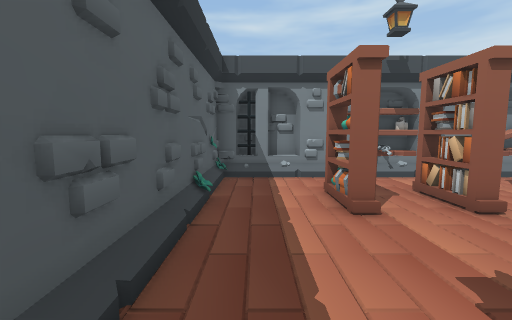
[1] (above)

16 first-person views from a walk through a scene from a Unity 3-D project. The camera is 1.5 m above the floor, tilts 6° down and sees 90° across. The floor is counted in squares, 1 m on a side. Each view is taken from the middle of a square. On the plan, view 1 faces up. The plan holds only what a view shows up to about 13 squares ahead; the rest is blank. The place goes on beyond the plan. The player is left out. Some animated figures are not drawn. Some surface patterns are stand-ins.

[2]
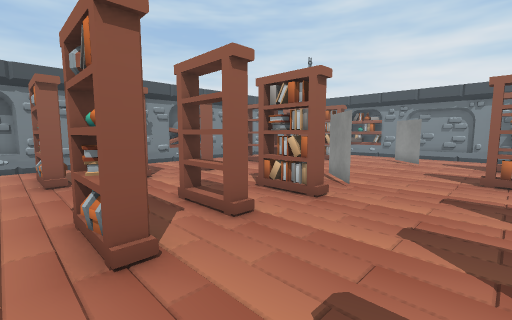

[3]
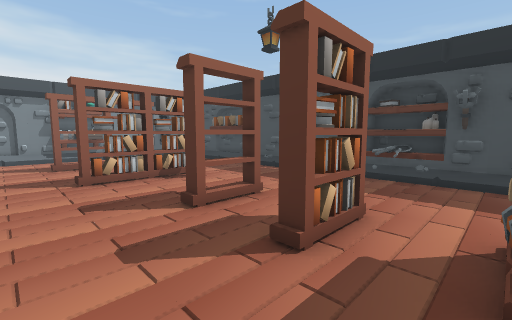

[4]
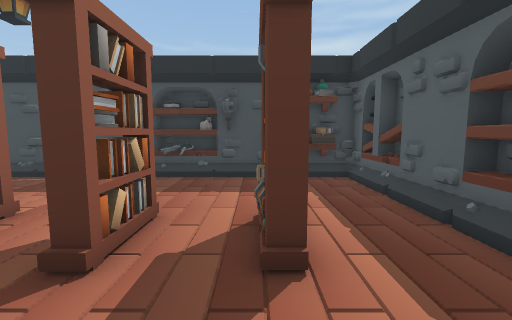

[5]
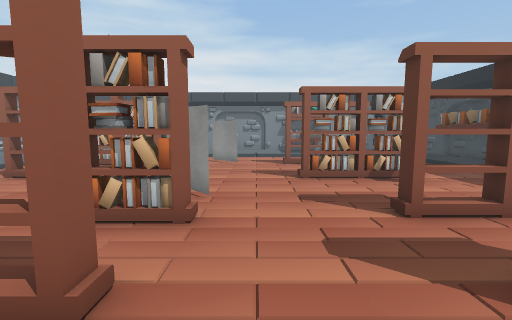

[6]
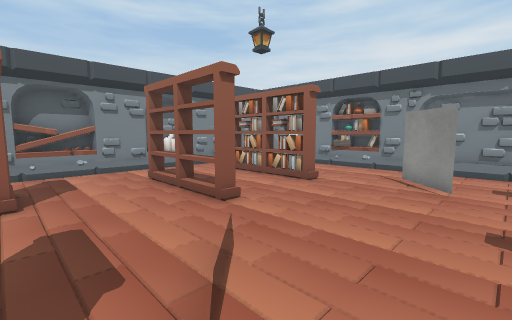

[7]
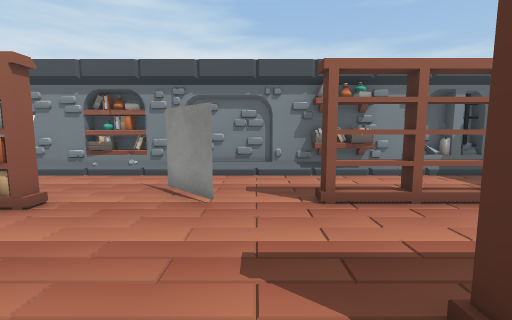

[8]
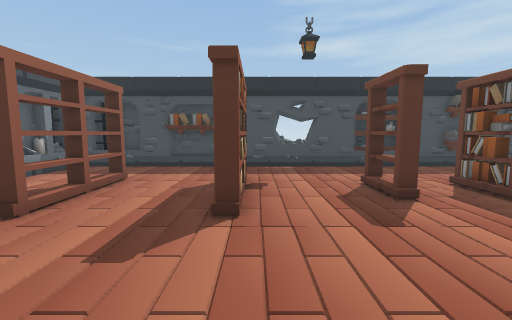

[9]
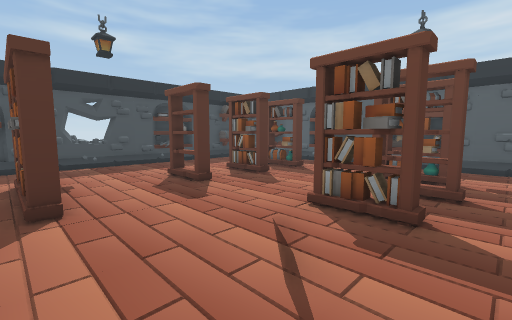

[10]
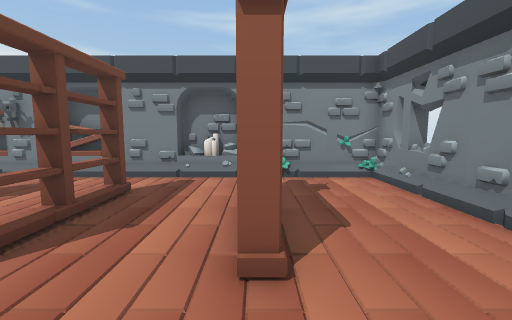

[11]
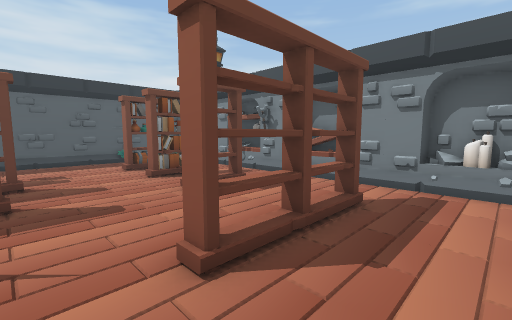

[12]
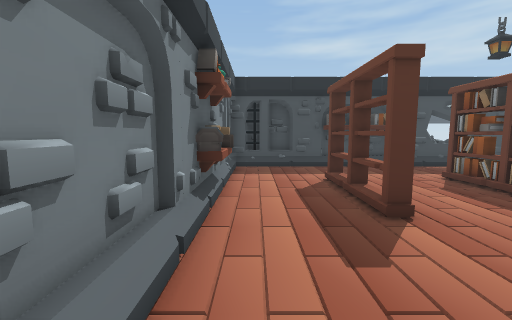

[13]
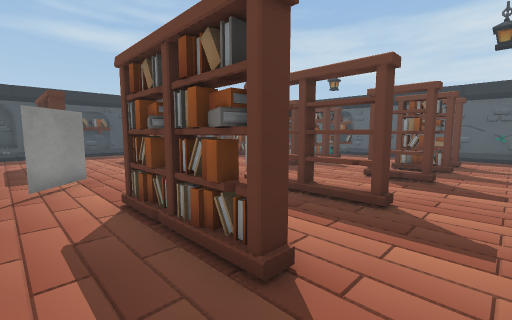

[14]
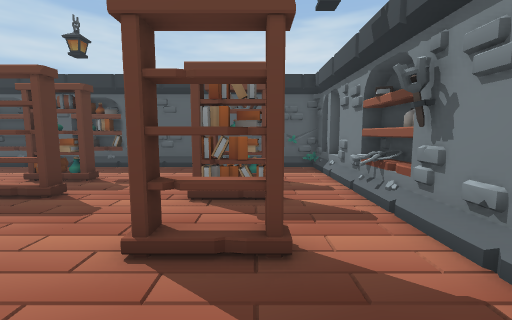

[15]
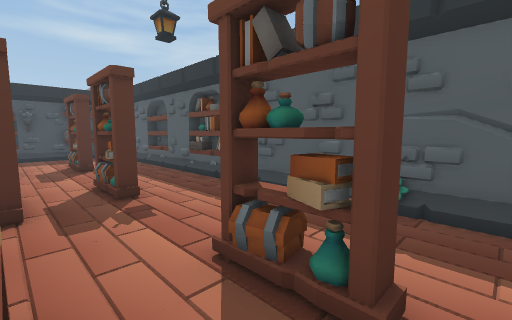

[16]
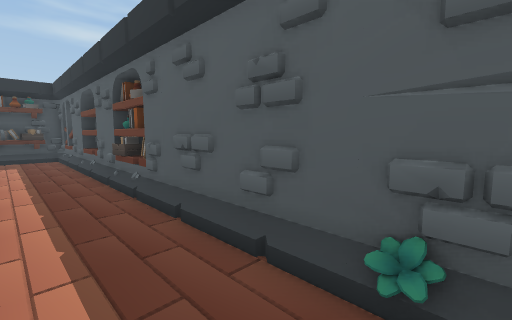

### Floor plan
Key: @ floor where view 1 was taken; # wall or solid block; . floor; / step, stairs or slope; = window, fence, low wall or low ledge; O other object.
Columns run from 2 left of view 1 to 19 right of it. Each row starts with its distance up from view 1.
  9  #####OO##OO##OOO####
  8 ##..................#
  7 #/..................##
  6 #/..O.O..O...O..O...#
  5 #/..O.O..O...O..O...#
  4 #/...........O..O...OO
  3 #/...........O..O...OO
  2 #/..................#O
  1 #/..O.O.O...........#
  0 O/@.O.O.O.........../#
 -1 O/..O...O.........../#
 -2 OO................../#
 -3 O/..................#
 -4 O/..........OO..O...#
 -5 O/..O.O..O...O..O...O
 -6 O/..O.O..O...O..O...#
 -7 O/...........O..O...#
 -8 O/..................OO
 -9 O/..................#O
-10 O/OO................#O
-11  ##O##OO##=##OOO#####

Positions as (right, up) in squares from view 1, and headings:
1: (0, 0), facing up
2: (1, -4), facing up-right
3: (2, -2), facing down-right
4: (2, -2), facing down
5: (2, -2), facing right
6: (7, -2), facing up-right
7: (9, -2), facing right
8: (10, 1), facing down
9: (11, 2), facing down-left
10: (14, 0), facing up
11: (13, 1), facing up-left
12: (17, 1), facing down
13: (16, 8), facing down-left
14: (10, 6), facing left
15: (4, 7), facing down-left
16: (1, 6), facing down-left
